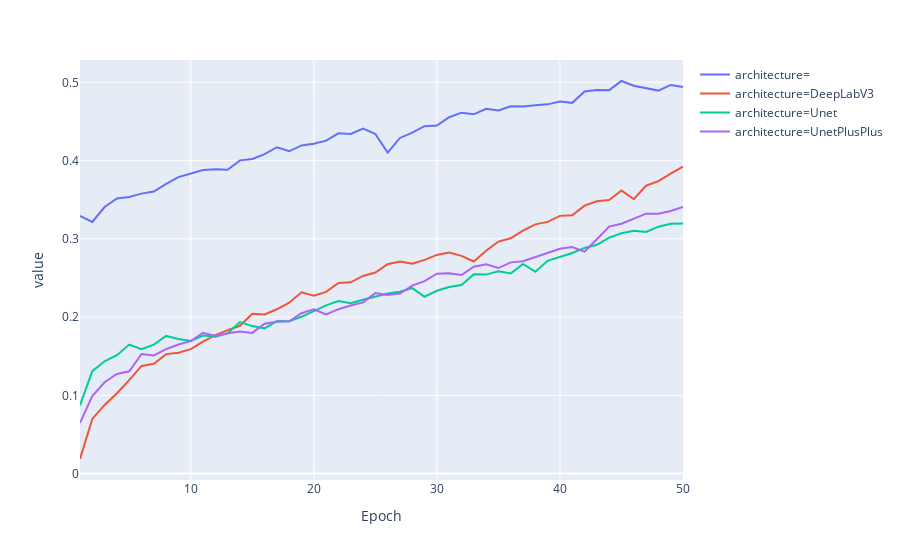

Notebook code cell kept with this figure:
### Code cell
px.line(mean_vals, x='Epoch', y='value', color='architecture')

### Figure 1 — Plotly figure (JSON) as saved in the notebook; plotly's stock layout.template omitted (floating-point values rounded to 4 significant figures)
{"data": [{"hoverlabel": {"namelength": 0}, "hovertemplate": "architecture=<br>Epoch=%{x}<br>value=%{y}", "legendgroup": "architecture=", "line": {"color": "#636efa", "dash": "solid"}, "mode": "lines", "name": "architecture=", "showlegend": true, "type": "scatter", "x": [1, 2, 3, 4, 5, 6, 7, 8, 9, 10, 11, 12, 13, 14, 15, 16, 17, 18, 19, 20, 21, 22, 23, 24, 25, 26, 27, 28, 29, 30, 31, 32, 33, 34, 35, 36, 37, 38, 39, 40, 41, 42, 43, 44, 45, 46, 47, 48, 49, 50], "xaxis": "x", "y": [0.3292, 0.3216, 0.3407, 0.3517, 0.3536, 0.3578, 0.3604, 0.3703, 0.3789, 0.3835, 0.3879, 0.389, 0.3882, 0.4003, 0.4021, 0.4083, 0.4171, 0.4119, 0.4193, 0.4215, 0.4255, 0.4349, 0.434, 0.441, 0.4341, 0.4102, 0.4289, 0.4358, 0.444, 0.4447, 0.4554, 0.4613, 0.4591, 0.4662, 0.4641, 0.4695, 0.4691, 0.4709, 0.4719, 0.4754, 0.4738, 0.4883, 0.4901, 0.49, 0.5017, 0.4957, 0.4925, 0.4895, 0.4967, 0.494], "yaxis": "y"}, {"hoverlabel": {"namelength": 0}, "hovertemplate": "architecture=DeepLabV3<br>Epoch=%{x}<br>value=%{y}", "legendgroup": "architecture=DeepLabV3", "line": {"color": "#EF553B", "dash": "solid"}, "mode": "lines", "name": "architecture=DeepLabV3", "showlegend": true, "type": "scatter", "x": [1, 2, 3, 4, 5, 6, 7, 8, 9, 10, 11, 12, 13, 14, 15, 16, 17, 18, 19, 20, 21, 22, 23, 24, 25, 26, 27, 28, 29, 30, 31, 32, 33, 34, 35, 36, 37, 38, 39, 40, 41, 42, 43, 44, 45, 46, 47, 48, 49, 50], "xaxis": "x", "y": [0.01865, 0.0699, 0.08778, 0.1028, 0.1194, 0.1376, 0.1404, 0.1527, 0.1545, 0.159, 0.1687, 0.1769, 0.1834, 0.1889, 0.2044, 0.2034, 0.21, 0.2183, 0.2317, 0.2273, 0.2323, 0.2437, 0.2444, 0.2526, 0.2569, 0.2675, 0.2709, 0.2681, 0.2732, 0.2795, 0.2825, 0.2783, 0.2711, 0.2848, 0.2965, 0.3007, 0.3106, 0.3185, 0.3217, 0.3294, 0.3301, 0.3425, 0.3481, 0.3496, 0.3618, 0.3507, 0.3679, 0.3737, 0.3834, 0.3924], "yaxis": "y"}, {"hoverlabel": {"namelength": 0}, "hovertemplate": "architecture=Unet<br>Epoch=%{x}<br>value=%{y}", "legendgroup": "architecture=Unet", "line": {"color": "#00cc96", "dash": "solid"}, "mode": "lines", "name": "architecture=Unet", "showlegend": true, "type": "scatter", "x": [1, 2, 3, 4, 5, 6, 7, 8, 9, 10, 11, 12, 13, 14, 15, 16, 17, 18, 19, 20, 21, 22, 23, 24, 25, 26, 27, 28, 29, 30, 31, 32, 33, 34, 35, 36, 37, 38, 39, 40, 41, 42, 43, 44, 45, 46, 47, 48, 49, 50], "xaxis": "x", "y": [0.08718, 0.1308, 0.1435, 0.1512, 0.1648, 0.1589, 0.1648, 0.1759, 0.1721, 0.1696, 0.1764, 0.1749, 0.1793, 0.1937, 0.1885, 0.1856, 0.1949, 0.1948, 0.2004, 0.208, 0.2149, 0.2205, 0.2176, 0.2221, 0.2261, 0.2301, 0.2325, 0.2371, 0.226, 0.2337, 0.2384, 0.241, 0.2546, 0.2543, 0.2585, 0.2557, 0.2679, 0.2578, 0.2719, 0.2767, 0.2819, 0.2884, 0.2924, 0.3016, 0.3072, 0.3104, 0.3087, 0.3155, 0.3192, 0.3196], "yaxis": "y"}, {"hoverlabel": {"namelength": 0}, "hovertemplate": "architecture=UnetPlusPlus<br>Epoch=%{x}<br>value=%{y}", "legendgroup": "architecture=UnetPlusPlus", "line": {"color": "#ab63fa", "dash": "solid"}, "mode": "lines", "name": "architecture=UnetPlusPlus", "showlegend": true, "type": "scatter", "x": [1, 2, 3, 4, 5, 6, 7, 8, 9, 10, 11, 12, 13, 14, 15, 16, 17, 18, 19, 20, 21, 22, 23, 24, 25, 26, 27, 28, 29, 30, 31, 32, 33, 34, 35, 36, 37, 38, 39, 40, 41, 42, 43, 44, 45, 46, 47, 48, 49, 50], "xaxis": "x", "y": [0.06488, 0.09906, 0.1167, 0.1274, 0.1307, 0.1528, 0.1509, 0.159, 0.165, 0.1692, 0.18, 0.176, 0.1793, 0.1816, 0.1798, 0.1916, 0.1939, 0.1946, 0.205, 0.2101, 0.2035, 0.2101, 0.2148, 0.2187, 0.2306, 0.2282, 0.2302, 0.2402, 0.2459, 0.2554, 0.2559, 0.2538, 0.2643, 0.2676, 0.2627, 0.2699, 0.2714, 0.2768, 0.2828, 0.2873, 0.2896, 0.2837, 0.2996, 0.3157, 0.3194, 0.3254, 0.3321, 0.332, 0.3357, 0.3407], "yaxis": "y"}], "layout": {"legend": {"tracegroupgap": 0}, "margin": {"t": 60}, "xaxis": {"anchor": "y", "domain": [0, 1], "title": {"text": "Epoch"}}, "yaxis": {"anchor": "x", "domain": [0, 1], "title": {"text": "value"}}}}
